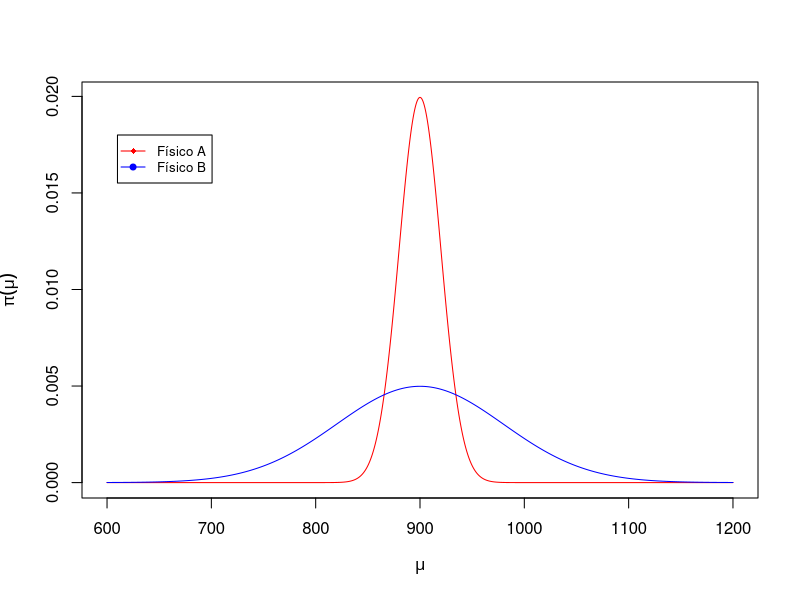
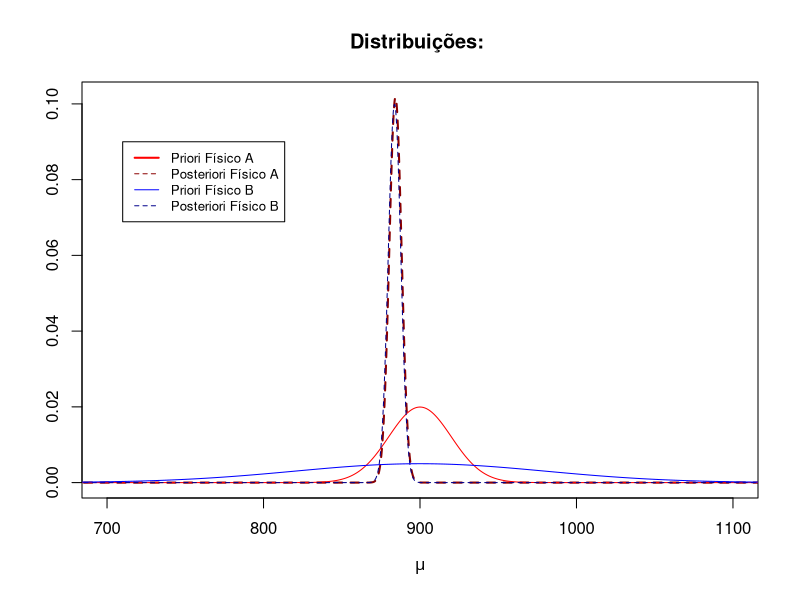
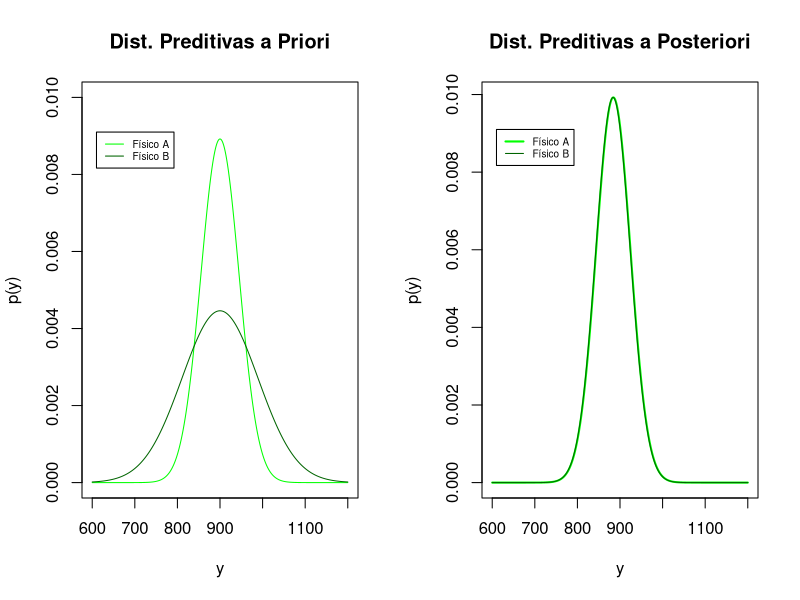

Write the R code that produced these figures, in order.
## ---- chunk 1
#--- Físico A------------
# Priori mu ~ N(900,20^2)
muA.pri <- 900
dpA.pri <- 20

#---Físico B-------------
# Priori mu ~ N(900,80^2)
muB.pri <- 900
dpB.pri <- 80
## ---- chunk 2
#---Campo de variação para mu
mu <- seq(600,1200,0.01)

plot(mu, dnorm(mu,muA.pri,dpA.pri), type = "l",
     col = "red", lty = 1, pch = 18,
     xlab = expression(mu),
     ylab = expression(pi(mu))
     )

lines(mu, dnorm(mu,muB.pri,dpB.pri), type = "l", 
      col = "blue", pch = 19, lty = 1
      )

legend(610, 0.018, 
       legend = c("Físico A", "Físico B"),
       col = c("red","blue"), 
       lty = 1:1, pch = c(18,19), cex = 0.8
       )
## ---- chunk 3
# Dados:
y <- c(921.3429, 910.8055, 879.7302, 899.3456, 837.7587,
       880.95, 830.4974, 856.1041, 777.5677, 983.3444,
       981.048, 863.2836, 943.1702, 904.5064, 831.879, 
       854.2947, 920.2139, 839.7896, 897.0014, 839.3796, 
       872.4004, 884.6379, 892.7966, 897.9938, 840.228, 
       823.2803, 903.4257, 798.5764, 862.5581, 938.8837, 
       894.951, 871.0477, 863.9725, 857.6077, 856.3452, 
       906.6818, 859.7368, 876.7236, 868.8648, 900.386, 
       839.8117, 878.5936, 866.6935, 921.2941, 877.8528, 
       897.6217, 894.6499, 830.6403, 935.6717, 948.9588,
       888.0726, 788.6694, 877.4076, 863.1756, 982.6952,
       934.724, 898.8038, 874.8416, 905.8379, 843.0447,
       877.0727, 894.5569, 959.8427, 826.6365, 907.9904,
       912.9051, 912.4662, 975.3224, 922.8291, 934.6569,
       953.236, 833.5084, 842.0623, 885.3881, 918.0987,
       842.0927, 875.6968, 826.3312, 870.4634, 866.2226,
       845.4767, 914.2475, 922.4006, 832.359, 877.5627, 
       887.8087, 879.4061, 925.3103, 877.6632, 877.3689,
       854.1189, 904.5891, 882.893, 866.3494, 892.4554, 
       908.3249, 873.6439, 914.1283, 879.8893, 843.1085
       )
sigma.dados <- 40
n <- length(y)
## ---- chunk 4
A <- n/sigma.dados^2
a <- mean(y)


# Funções para média e variância:
mu.post <- function(A,a,B,b){
  (1/(A+B)) * (A*a + B*b)
}
var.post <- function(A,B){
  1/(A + B)
}


# ---- Físico A ----
fis_A.B <- 1/dpA.pri^2
fis_A.b <- muA.pri

muA.post <- mu.post(A,a,fis_A.B,fis_A.b)
varA.post <- var.post(A,fis_A.B)
dpA.post <- sqrt(varA.post)

# ---- Físico B ----
fis_B.B <- 1/dpB.pri^2
fis_B.b <- muA.pri

muB.post <- mu.post(A,a,fis_B.B,fis_B.b)
varB.post <- var.post(A,fis_B.B)
dpB.post <- sqrt(varB.post)


# ---- Gráficos ----
plot(mu, dnorm(mu,muA.post,dpA.post), type = "l",
     col = "dark red", lty = 2, lwd = 2,
     xlab = expression(mu),
     ylab = "", main = "Distribuições: ",
     xlim = c(700, 1100)
     )

lines(mu, dnorm(mu,muA.pri,dpA.pri), type = "l", 
     col = "red", lty = 1
     )

lines(mu, dnorm(mu,muB.post,dpB.post), type = "l",
     col = "dark blue", lty = 2
     )

lines(mu, dnorm(mu,muB.pri,dpB.pri), type = "l", 
     col = "blue", lty = 1
     )

legend(710, 0.09, 
       legend = c("Priori Físico A", "Posteriori Físico A", 
                  "Priori Físico B", "Posteriori Físico B"),
       col = c("red", "dark red", "blue","dark blue"), 
       lty = 1:2, cex = 0.8, lwd = c(2,1,1,1)
       )
## ---- chunk 5
e.A <- round(c(muA.pri, muA.post), 4)
dp.A <- round(c(dpA.pri, dpA.post), 4)
var.A <- round(dp.A^2, 4)

ic.A <- round(c(qnorm(0.025, muA.pri, dpA.pri),
                qnorm(0.025, muA.post, dpA.post)), 4)

sc.A <- round(c(qnorm(0.925, muA.pri, dpA.pri),
                qnorm(0.925, muA.post, dpA.post)), 4)

resumo.A <- data.frame(media = e.A,
                       desvio_padrao = dp.A,
                       variancia = var.A,
                       IC95.inf = ic.A,
                       IC95.sup = sc.A
                       )

row.names(resumo.A) <- c("Priori", "Posteriori")

resumo.A
## ---- chunk 6
e.B <- round(c(muB.pri, muB.post), 4)
dp.B <- round(c(dpB.pri, dpB.post), 4)
var.B <- round(dp.A^2, 4)

ic.B <- round(c(qnorm(0.025, muB.pri, dpB.pri),
                qnorm(0.025, muB.post, dpB.post)), 4)

sc.B <- round(c(qnorm(0.925, muB.pri, dpB.pri),
                qnorm(0.925, muB.post, dpB.post)), 4)

resumo.B <- data.frame(media = e.B,
                       desvio_padrao = dp.B,
                       variancia = var.B,
                       IC95.inf = ic.B,
                       IC95.sup = sc.B
                       )

row.names(resumo.B) <- c("Priori", "Posteriori")

resumo.B
## ---- chunk 7
#Y ~ N(900, 40^2 + 20^2 ou 80^2)

sigA.pri <- round(sqrt(sigma.dados^2 + dpA.pri^2), 3)
sigB.pri <- round(sqrt(sigma.dados^2 + dpB.pri^2), 3)
sigA.post <- round(sqrt(sigma.dados^2 + varA.post), 3)
sigB.post <- round(sqrt(sigma.dados^2 + varB.post), 3)
## ---- chunk 8

par(mfrow = c(1,2))
plot(mu, dnorm(mu, muA.pri, sigA.pri), 
     xlab = "y", ylab = "p(y)",
     main = "Dist. Preditivas a Priori",
     type = "l", col = "green", ylim = c(0, 0.010)
     )
lines(mu, dnorm(mu, muB.pri, sigB.pri), type = "l",
     col = "dark green")
legend(610, 0.0091, cex = 0.6,
       legend = c("Físico A", "Físico B"), 
       col = c("green", "dark green"), lty = 1:1
       )

plot(mu, dnorm(mu, muA.post, sigA.post), 
     xlab = "y", ylab = "p(y)",
     main = "Dist. Preditivas a Posteriori",
     type = "l", col = "green", lwd = 2,
     xlim = c(600, 1200)
     )
lines(mu, dnorm(mu, muB.post, sigB.post), type = "l",
     col = "dark green")
legend(610, 0.0091, cex = 0.6,
       legend = c("Físico A", "Físico B"),
       col = c("green", "dark green"),
       lty = 1:1, lwd = 2:1
       )
